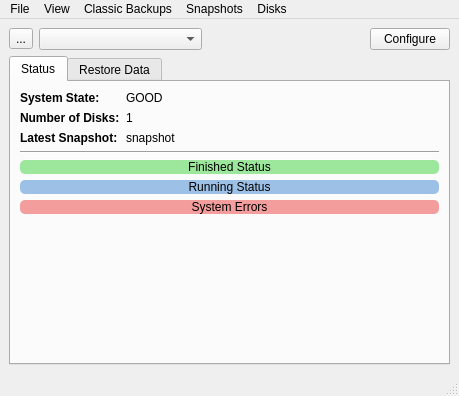
<?xml version="1.0" encoding="UTF-8"?>
<ui version="4.0">
 <class>LPMain</class>
 <widget class="QMainWindow" name="LPMain">
  <property name="geometry">
   <rect>
    <x>0</x>
    <y>0</y>
    <width>459</width>
    <height>396</height>
   </rect>
  </property>
  <property name="windowTitle">
   <string>Life Preserver</string>
  </property>
  <property name="windowIcon">
   <iconset resource="lPreserve.qrc">
    <normaloff>:/images/tray-icon-idle.png</normaloff>:/images/tray-icon-idle.png</iconset>
  </property>
  <widget class="QWidget" name="centralwidget">
   <layout class="QVBoxLayout" name="verticalLayout">
    <item>
     <layout class="QHBoxLayout" name="horizontalLayout">
      <item>
       <widget class="QToolButton" name="tool_refresh">
        <property name="statusTip">
         <string>Refresh the UI</string>
        </property>
        <property name="text">
         <string>...</string>
        </property>
        <property name="icon">
         <iconset resource="lPreserve.qrc">
          <normaloff>:/images/refresh.png</normaloff>:/images/refresh.png</iconset>
        </property>
       </widget>
      </item>
      <item>
       <widget class="QComboBox" name="combo_pools">
        <property name="sizePolicy">
         <sizepolicy hsizetype="Expanding" vsizetype="Fixed">
          <horstretch>0</horstretch>
          <verstretch>0</verstretch>
         </sizepolicy>
        </property>
        <property name="sizeAdjustPolicy">
         <enum>QComboBox::AdjustToContentsOnFirstShow</enum>
        </property>
       </widget>
      </item>
      <item>
       <spacer name="horizontalSpacer">
        <property name="orientation">
         <enum>Qt::Horizontal</enum>
        </property>
        <property name="sizeType">
         <enum>QSizePolicy::Expanding</enum>
        </property>
        <property name="sizeHint" stdset="0">
         <size>
          <width>40</width>
          <height>20</height>
         </size>
        </property>
       </spacer>
      </item>
      <item>
       <widget class="QPushButton" name="push_configure">
        <property name="statusTip">
         <string>Configure snapshot and replication schedules</string>
        </property>
        <property name="text">
         <string>Configure</string>
        </property>
        <property name="icon">
         <iconset resource="lPreserve.qrc">
          <normaloff>:/images/configure.png</normaloff>:/images/configure.png</iconset>
        </property>
       </widget>
      </item>
     </layout>
    </item>
    <item>
     <widget class="QTabWidget" name="tabWidget">
      <property name="currentIndex">
       <number>0</number>
      </property>
      <widget class="QWidget" name="tab_status">
       <attribute name="icon">
        <iconset resource="lPreserve.qrc">
         <normaloff>:/images/drive-removable-media.png</normaloff>:/images/drive-removable-media.png</iconset>
       </attribute>
       <attribute name="title">
        <string>Status</string>
       </attribute>
       <layout class="QVBoxLayout" name="verticalLayout_3">
        <item>
         <layout class="QFormLayout" name="formLayout_2">
          <item row="0" column="0">
           <widget class="QLabel" name="label">
            <property name="font">
             <font>
              <weight>75</weight>
              <bold>true</bold>
             </font>
            </property>
            <property name="text">
             <string>System State:</string>
            </property>
           </widget>
          </item>
          <item row="0" column="1">
           <widget class="QLabel" name="label_status">
            <property name="text">
             <string notr="true">GOOD</string>
            </property>
           </widget>
          </item>
          <item row="1" column="0">
           <widget class="QLabel" name="label_2">
            <property name="font">
             <font>
              <weight>75</weight>
              <bold>true</bold>
             </font>
            </property>
            <property name="text">
             <string>Number of Disks:</string>
            </property>
           </widget>
          </item>
          <item row="1" column="1">
           <widget class="QLabel" name="label_numdisks">
            <property name="text">
             <string notr="true">1</string>
            </property>
           </widget>
          </item>
          <item row="2" column="0">
           <widget class="QLabel" name="label_3">
            <property name="font">
             <font>
              <weight>75</weight>
              <bold>true</bold>
             </font>
            </property>
            <property name="text">
             <string>Latest Snapshot:</string>
            </property>
           </widget>
          </item>
          <item row="2" column="1">
           <widget class="QLabel" name="label_latestsnapshot">
            <property name="text">
             <string notr="true">snapshot</string>
            </property>
           </widget>
          </item>
         </layout>
        </item>
        <item>
         <widget class="Line" name="line">
          <property name="orientation">
           <enum>Qt::Horizontal</enum>
          </property>
         </widget>
        </item>
        <item>
         <widget class="QLabel" name="label_finishedstat">
          <property name="statusTip">
           <string/>
          </property>
          <property name="styleSheet">
           <string notr="true">background-color: rgba(10,200,10,100); border-radius: 5px</string>
          </property>
          <property name="text">
           <string notr="true">Finished Status</string>
          </property>
          <property name="alignment">
           <set>Qt::AlignCenter</set>
          </property>
          <property name="wordWrap">
           <bool>true</bool>
          </property>
         </widget>
        </item>
        <item>
         <widget class="QLabel" name="label_runningstat">
          <property name="styleSheet">
           <string notr="true">background-color: rgba(10,100,200,100); border-radius: 5px</string>
          </property>
          <property name="text">
           <string notr="true">Running Status</string>
          </property>
          <property name="alignment">
           <set>Qt::AlignCenter</set>
          </property>
          <property name="wordWrap">
           <bool>true</bool>
          </property>
         </widget>
        </item>
        <item>
         <widget class="QLabel" name="label_errorstat">
          <property name="styleSheet">
           <string notr="true">background-color: rgba(230,10,10,100); border-radius: 5px</string>
          </property>
          <property name="text">
           <string notr="true">System Errors</string>
          </property>
          <property name="alignment">
           <set>Qt::AlignCenter</set>
          </property>
          <property name="wordWrap">
           <bool>true</bool>
          </property>
         </widget>
        </item>
        <item>
         <spacer name="verticalSpacer">
          <property name="orientation">
           <enum>Qt::Vertical</enum>
          </property>
          <property name="sizeType">
           <enum>QSizePolicy::Expanding</enum>
          </property>
          <property name="sizeHint" stdset="0">
           <size>
            <width>20</width>
            <height>40</height>
           </size>
          </property>
         </spacer>
        </item>
       </layout>
      </widget>
      <widget class="QWidget" name="tab_restore">
       <attribute name="icon">
        <iconset resource="lPreserve.qrc">
         <normaloff>:/images/copy.png</normaloff>:/images/copy.png</iconset>
       </attribute>
       <attribute name="title">
        <string>Restore Data</string>
       </attribute>
       <layout class="QVBoxLayout" name="verticalLayout_2">
        <item>
         <layout class="QHBoxLayout" name="horizontalLayout_4">
          <item>
           <widget class="QComboBox" name="combo_datasets"/>
          </item>
         </layout>
        </item>
        <item>
         <layout class="QHBoxLayout" name="horizontalLayout_2">
          <item>
           <widget class="QPushButton" name="push_prevsnap">
            <property name="statusTip">
             <string>Select the previous (older) snapshot</string>
            </property>
            <property name="text">
             <string/>
            </property>
            <property name="icon">
             <iconset resource="lPreserve.qrc">
              <normaloff>:/images/previous.png</normaloff>:/images/previous.png</iconset>
            </property>
           </widget>
          </item>
          <item>
           <layout class="QVBoxLayout" name="verticalLayout_4">
            <property name="spacing">
             <number>0</number>
            </property>
            <item>
             <widget class="QSlider" name="slider_snapshots">
              <property name="orientation">
               <enum>Qt::Horizontal</enum>
              </property>
              <property name="tickPosition">
               <enum>QSlider::TicksAbove</enum>
              </property>
             </widget>
            </item>
            <item>
             <widget class="QLabel" name="label_snapshot">
              <property name="styleSheet">
               <string notr="true">border: 1px solid grey; border-radius: 5px</string>
              </property>
              <property name="text">
               <string notr="true">Selected Snapshot</string>
              </property>
              <property name="alignment">
               <set>Qt::AlignCenter</set>
              </property>
             </widget>
            </item>
           </layout>
          </item>
          <item>
           <widget class="QPushButton" name="push_nextsnap">
            <property name="statusTip">
             <string>Select the next (more recent) snapshot</string>
            </property>
            <property name="text">
             <string/>
            </property>
            <property name="icon">
             <iconset resource="lPreserve.qrc">
              <normaloff>:/images/next.png</normaloff>:/images/next.png</iconset>
            </property>
           </widget>
          </item>
         </layout>
        </item>
        <item>
         <widget class="Line" name="line_2">
          <property name="orientation">
           <enum>Qt::Horizontal</enum>
          </property>
         </widget>
        </item>
        <item>
         <widget class="QTreeView" name="treeView"/>
        </item>
        <item>
         <layout class="QHBoxLayout" name="horizontalLayout_3">
          <item>
           <widget class="QCheckBox" name="check_hidden">
            <property name="statusTip">
             <string>Display any hidden files/folders</string>
            </property>
            <property name="text">
             <string>Show Hidden Files</string>
            </property>
           </widget>
          </item>
          <item>
           <spacer name="horizontalSpacer_2">
            <property name="orientation">
             <enum>Qt::Horizontal</enum>
            </property>
            <property name="sizeHint" stdset="0">
             <size>
              <width>40</width>
              <height>20</height>
             </size>
            </property>
           </spacer>
          </item>
          <item>
           <widget class="QPushButton" name="push_restore">
            <property name="statusTip">
             <string>Restore the selected file/folder to the live system.</string>
            </property>
            <property name="text">
             <string>Restore</string>
            </property>
            <property name="icon">
             <iconset resource="lPreserve.qrc">
              <normaloff>:/images/copy.png</normaloff>:/images/copy.png</iconset>
            </property>
           </widget>
          </item>
         </layout>
        </item>
       </layout>
       <zorder>line_2</zorder>
       <zorder>treeView</zorder>
      </widget>
     </widget>
    </item>
   </layout>
  </widget>
  <widget class="QMenuBar" name="menubar">
   <property name="geometry">
    <rect>
     <x>0</x>
     <y>0</y>
     <width>459</width>
     <height>20</height>
    </rect>
   </property>
   <widget class="QMenu" name="menuFile">
    <property name="title">
     <string>File</string>
    </property>
    <widget class="QMenu" name="menuManage_Pool">
     <property name="title">
      <string>Manage Pool</string>
     </property>
     <property name="icon">
      <iconset resource="lPreserve.qrc">
       <normaloff>:/images/list-add.png</normaloff>:/images/list-add.png</iconset>
     </property>
     <addaction name="actionPools"/>
    </widget>
    <widget class="QMenu" name="menuUnmanage_Pool">
     <property name="title">
      <string>Unmanage Pool</string>
     </property>
     <property name="icon">
      <iconset resource="lPreserve.qrc">
       <normaloff>:/images/list-remove.png</normaloff>:/images/list-remove.png</iconset>
     </property>
     <addaction name="actionPools_2"/>
    </widget>
    <addaction name="menuManage_Pool"/>
    <addaction name="menuUnmanage_Pool"/>
    <addaction name="separator"/>
    <addaction name="action_SaveKeyToUSB"/>
    <addaction name="separator"/>
    <addaction name="actionClose_Window"/>
   </widget>
   <widget class="QMenu" name="menuView">
    <property name="title">
     <string>View</string>
    </property>
   </widget>
   <widget class="QMenu" name="menuDisks">
    <property name="title">
     <string>Disks</string>
    </property>
    <widget class="QMenu" name="menuRemove_Disk">
     <property name="title">
      <string>Detach Disk</string>
     </property>
     <property name="icon">
      <iconset resource="lPreserve.qrc">
       <normaloff>:/images/list-remove.png</normaloff>:/images/list-remove.png</iconset>
     </property>
     <addaction name="actionDisks"/>
    </widget>
    <widget class="QMenu" name="menuSet_Disk_Offline">
     <property name="title">
      <string>Set Disk Offline</string>
     </property>
     <property name="icon">
      <iconset resource="lPreserve.qrc">
       <normaloff>:/images/network-wired-red.png</normaloff>:/images/network-wired-red.png</iconset>
     </property>
     <addaction name="actionDisks_2"/>
    </widget>
    <widget class="QMenu" name="menuSet_Disk_Online">
     <property name="title">
      <string>Set Disk Online</string>
     </property>
     <property name="icon">
      <iconset resource="lPreserve.qrc">
       <normaloff>:/images/network-wired.png</normaloff>:/images/network-wired.png</iconset>
     </property>
     <addaction name="actionDisk"/>
    </widget>
    <addaction name="actionAdd_Disk"/>
    <addaction name="menuRemove_Disk"/>
    <addaction name="separator"/>
    <addaction name="menuSet_Disk_Online"/>
    <addaction name="menuSet_Disk_Offline"/>
    <addaction name="separator"/>
    <addaction name="action_startScrub"/>
    <addaction name="action_stopScrub"/>
   </widget>
   <widget class="QMenu" name="menuSnapshots">
    <property name="title">
     <string>Snapshots</string>
    </property>
    <widget class="QMenu" name="menuDelete_Snapshot">
     <property name="title">
      <string>Delete Snapshot</string>
     </property>
     <property name="icon">
      <iconset resource="lPreserve.qrc">
       <normaloff>:/images/list-remove.png</normaloff>:/images/list-remove.png</iconset>
     </property>
     <addaction name="actionSnapshots"/>
    </widget>
    <addaction name="action_newSnapshot"/>
    <addaction name="menuDelete_Snapshot"/>
   </widget>
   <widget class="QMenu" name="menuClassic_Backups">
    <property name="title">
     <string>Classic Backups</string>
    </property>
    <widget class="QMenu" name="menuCompress_Home_Dir">
     <property name="title">
      <string>Compress Home Dir</string>
     </property>
     <property name="icon">
      <iconset resource="lPreserve.qrc">
       <normaloff>:/images/box_add.png</normaloff>:/images/box_add.png</iconset>
     </property>
     <addaction name="actionUser"/>
    </widget>
    <addaction name="menuCompress_Home_Dir"/>
    <addaction name="actionExtract_Home_Dir"/>
   </widget>
   <addaction name="menuFile"/>
   <addaction name="menuView"/>
   <addaction name="menuClassic_Backups"/>
   <addaction name="menuSnapshots"/>
   <addaction name="menuDisks"/>
  </widget>
  <widget class="QStatusBar" name="statusbar"/>
  <action name="actionClose_Window">
   <property name="icon">
    <iconset resource="lPreserve.qrc">
     <normaloff>:/images/application-exit.png</normaloff>:/images/application-exit.png</iconset>
   </property>
   <property name="text">
    <string>Close Window</string>
   </property>
  </action>
  <action name="actionAdvanced">
   <property name="text">
    <string>Advanced</string>
   </property>
  </action>
  <action name="actionBasic">
   <property name="text">
    <string>Basic</string>
   </property>
  </action>
  <action name="actionRecover_File">
   <property name="text">
    <string>Recover File</string>
   </property>
  </action>
  <action name="actionRestore_Dataset">
   <property name="text">
    <string>Restore Dataset</string>
   </property>
  </action>
  <action name="actionSave_Key_to_USB">
   <property name="text">
    <string>Save Key to USB</string>
   </property>
  </action>
  <action name="actionAdd_Disk">
   <property name="icon">
    <iconset resource="lPreserve.qrc">
     <normaloff>:/images/list-add.png</normaloff>:/images/list-add.png</iconset>
   </property>
   <property name="text">
    <string>Attach Disk</string>
   </property>
  </action>
  <action name="actionNew_Snapshot">
   <property name="text">
    <string>New Snapshot</string>
   </property>
  </action>
  <action name="action_newSnapshot">
   <property name="icon">
    <iconset resource="lPreserve.qrc">
     <normaloff>:/images/camera_add.png</normaloff>:/images/camera_add.png</iconset>
   </property>
   <property name="text">
    <string>New Snapshot</string>
   </property>
  </action>
  <action name="action_SaveKeyToUSB">
   <property name="icon">
    <iconset resource="lPreserve.qrc">
     <normaloff>:/images/key.png</normaloff>:/images/key.png</iconset>
   </property>
   <property name="text">
    <string>Save Key to USB</string>
   </property>
  </action>
  <action name="action_startScrub">
   <property name="icon">
    <iconset resource="lPreserve.qrc">
     <normaloff>:/images/system-run.png</normaloff>:/images/system-run.png</iconset>
   </property>
   <property name="text">
    <string>Start Scrub</string>
   </property>
   <property name="statusTip">
    <string>Check system data integrity</string>
   </property>
  </action>
  <action name="actionClassic_Backup">
   <property name="icon">
    <iconset resource="lPreserve.qrc">
     <normaloff>:/images/drive-removable-media.png</normaloff>:/images/drive-removable-media.png</iconset>
   </property>
   <property name="text">
    <string>Classic Backup</string>
   </property>
  </action>
  <action name="actionExtract_Home_Dir">
   <property name="icon">
    <iconset resource="lPreserve.qrc">
     <normaloff>:/images/box_extract.png</normaloff>:/images/box_extract.png</iconset>
   </property>
   <property name="text">
    <string>Extract Home Dir</string>
   </property>
  </action>
  <action name="actionPools">
   <property name="text">
    <string notr="true">pools</string>
   </property>
  </action>
  <action name="actionPools_2">
   <property name="text">
    <string notr="true">pools</string>
   </property>
  </action>
  <action name="actionSnapshots">
   <property name="text">
    <string notr="true">snapshots</string>
   </property>
  </action>
  <action name="actionUser">
   <property name="text">
    <string notr="true">user</string>
   </property>
  </action>
  <action name="actionDisks">
   <property name="text">
    <string notr="true">disks</string>
   </property>
  </action>
  <action name="actionDisks_2">
   <property name="icon">
    <iconset resource="lPreserve.qrc">
     <normaloff>:/images/network-wired-red.png</normaloff>:/images/network-wired-red.png</iconset>
   </property>
   <property name="text">
    <string notr="true">disks</string>
   </property>
  </action>
  <action name="actionDisk">
   <property name="text">
    <string notr="true">disk</string>
   </property>
  </action>
  <action name="action_stopScrub">
   <property name="icon">
    <iconset resource="lPreserve.qrc">
     <normaloff>:/images/application-exit.png</normaloff>:/images/application-exit.png</iconset>
   </property>
   <property name="text">
    <string>Stop Scrub</string>
   </property>
  </action>
 </widget>
 <resources>
  <include location="lPreserve.qrc"/>
 </resources>
 <connections/>
</ui>
